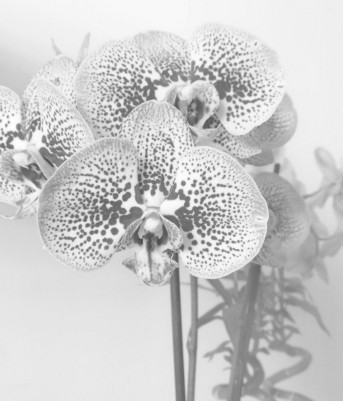
#> input picture task2/source.jpeg, 343 x 401 px
$ python script_optimisation.py
#> lines starting #> are read from the running program, lines starting #| are printed output that depends on the picture
#> further down, source_image is the input picture: shape (401, 343); min 65, max 255, mean 204.5
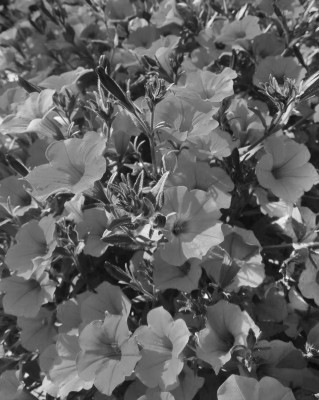
#> input picture task2/reference.jpeg, 319 x 400 px
#> further down, reference_image is the input picture: shape (400, 319); min 8, max 248, mean 97.4
'''
@Author: Uros Miljkovic 123598
CHANGES:
Add comments: Add comments to explain the purpose of each section of the code and clarify the steps being performed.

Wrap the code in a function: Encapsulate the code within a function to improve reusability and modularity. This will allow you to call the function with different source and reference images.

Use numpy functions efficiently: Replace the loop for finding the matching index with numpy functions such as np.searchsorted for improved performance.

Visualize the histograms: Include a histogram plot to visualize the histograms of the source, reference, and mapped images using matplotlib's plt_hist function.
'''

import numpy as np
import cv2
import matplotlib.pyplot as plt

def compute_cdf(pdf):
    # Compute the CDF out of the PDF (normalized histogram) of the source image
    numBins = len(pdf)
    cdf = np.zeros(numBins)
    sum_value = 0
    for i in range(numBins):
        sum_value += pdf[i]
        cdf[i] = sum_value
    return cdf

def histogram_matching(source_image, reference_image):
    numBins = 256

    # Compute the normalized histograms
    hist1, edges1 = np.histogram(source_image.flat, bins=numBins, range=(0, numBins), density=True)
#> hist1 = 256 values, max 0.0435 at index 232, min 0 at index 0, mean 0.00391; edges1 = 257 values from 0 to 256
    hist2, edges2 = np.histogram(reference_image.flat, bins=numBins, range=(0, numBins), density=True)
#> hist2 = 256 values, max 0.0106 at index 103, min 0 at index 0, mean 0.00391; edges2 = 257 values from 0 to 256

    cdf1 = compute_cdf(hist1)
#> in compute_cdf, `numBins = len(pdf)`: numBins = 256
#> after the loop in compute_cdf, `for i in range(numBins):`: cdf = 256 values from 0 to 1; sum_value = 1
#> cdf1 = 256 values from 0 to 1
    cdf2 = compute_cdf(hist2)  # Used as the lookup table (LUT)
#> the loop in compute_cdf (call 2), `for i in range(numBins):` made 256 passes
#> sum_value on passes 1 to 3: 0, 0, 0
#> cdf2 = 256 values from 0 to 1

    # Compute the mapping function for histogram matching
    mapping = np.zeros(numBins)
    for i in range(numBins):
        indexFound = np.searchsorted(cdf2, cdf1[i])
        mapping[i] = indexFound
#> after the loop, mapping = 256 values from 0 to 256

    # Apply the mapping of values to the source image
    mapped_img = mapping[source_image].astype(np.uint8)
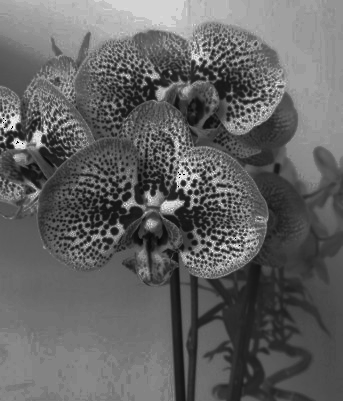
#> mapped_img: shape (401, 343); min 0, max 239, mean 98.6

    # Compute the normalized histogram of the mapped image
    hist_mapped, edges_mapped = np.histogram(mapped_img.flat, bins=numBins, range=(0, numBins), density=True)
#> hist_mapped = 256 values, max 0.0435 at index 131, min 0 at index 1, mean 0.00391; edges_mapped = 257 values from 0 to 256

    return mapped_img, hist1, hist2, hist_mapped


# Load the source and reference images
source_image = cv2.imread('./source.jpeg', cv2.IMREAD_GRAYSCALE)
reference_image = cv2.imread('./reference.jpeg', cv2.IMREAD_GRAYSCALE)

# Perform histogram matching
mapped_image, hist_source, hist_reference, hist_mapped = histogram_matching(source_image, reference_image)
#> hist_source has the same summary as hist1 in histogram_matching; hist_reference has the same summary as hist2 in histogram_matching

# Plot the histograms
plt.figure(figsize=(12, 4))

plt.subplot(1, 3, 1)
plt.hist(source_image.ravel(), bins=256, range=(0, 256), color='red', alpha=0.5, label='Source')
plt.title('Source Image Histogram')
plt.legend()

plt.subplot(1, 3, 2)
plt.hist(reference_image.ravel(), bins=256, range=(0, 256), color='blue', alpha=0.5, label='Reference')
plt.title('Reference Image Histogram')
plt.legend()

plt.subplot(1, 3, 3)
plt.hist(mapped_image.ravel(), bins=256, range=(0, 256), color='green', alpha=0.5)
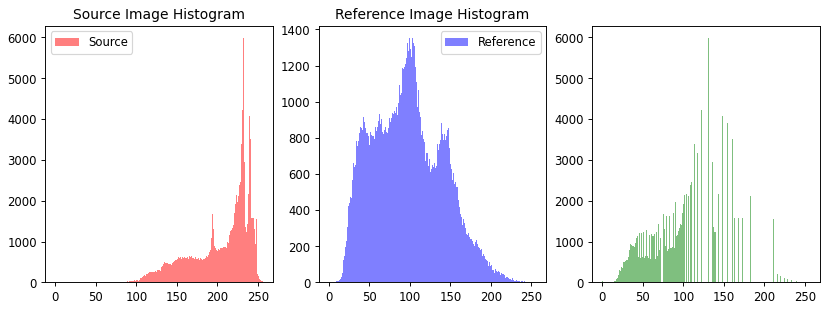
#> figure drawn by matplotlib, 3 panels; panel 1: tallest bar 5989 high, from x = 232 to 233; panel 2: tallest bar 1353 high, from x = 103 to 104; panel 3: tallest bar 5989 high, from x = 131 to 132
